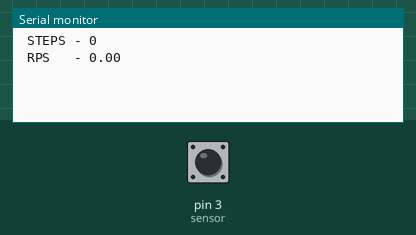
The sketch below on a simulated Arduino Uno, built with avr-gcc and run on an emulated ATmega328P. Shown: the last lines printed to the serial monitor. Inputs (shaded band) come from the test bench; at power-on: pin 3 (sensor) HIGH.

Above: at 1.2 s.
1.3 s: pin 3 (sensor) driven LOW
At 2.4 s:
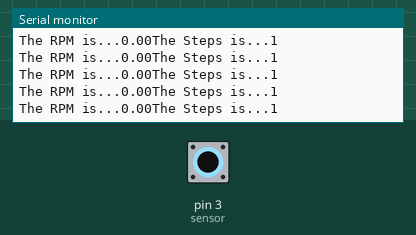
2.8 s: pin 3 (sensor) driven HIGH
At 3.2 s:
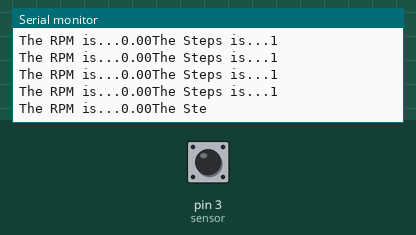
4.3 s: pin 3 (sensor) driven LOW
At 5.0 s:
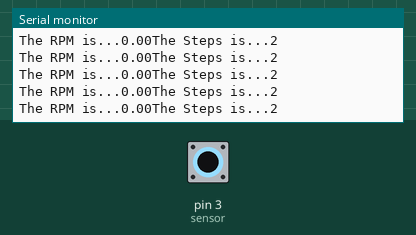
7.3 s: pin 3 (sensor) pulsed HIGH 2 times (0.12 s each, 0.3 s apart)
At 7.73 s:
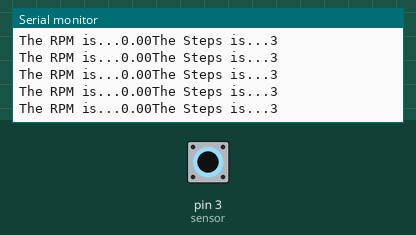
10.9 s: pin 3 (sensor) pulsed HIGH 5 times (0.12 s each, 0.3 s apart)
At 11.33 s:
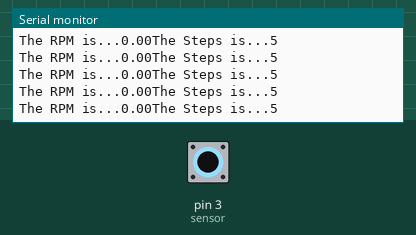
Timing chart, 0 to 13.9 s (numbered marks = the images above; inputs shaded):
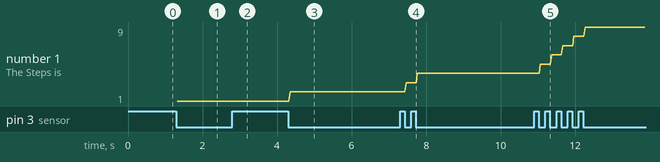

The sketch:

Test_encoder.ino
```cpp
//#include <LiquidCrystal.h>
//LiquidCrystal lcd(7, 6, 5, 4, 3, 2);
int sensor = 3;
unsigned long start_time = 0;
unsigned long end_time = 0;
int steps=0;
float steps_old=0;
float temp=0;
float rpm=0;
volatile byte pulses=0;

void setup()
{
  Serial.begin(9600);
  //lcd.begin(16, 2);
  pinMode(sensor,INPUT_PULLUP);
  //lcd.setCursor(0,0);
  Serial.println(" STEPS - 0");
  //lcd.setCursor(0,1);
  Serial.print(" RPS   - 0.00");
  pulses=0;
  rpm=0;
  steps_old=0;

}

void loop()
{
 start_time=millis();
 end_time=start_time+1000;
 while(millis()<end_time)
 {
   if(digitalRead(sensor))
   {
    steps=steps+1;
    while(digitalRead(sensor));
   }
   //lcd.setCursor(9,0);
   Serial.print("The Steps is...");
   Serial.println(steps);
   //lcd.print("   ");
//
if(millis()-steps_old>=1000){
  noInterrupts();
}
   //temp=steps-steps_old;
   //steps_old=steps;

    rpm=(60*1000/20)/(millis()-steps_old)*pulses;
    //lcd.setCursor(9,1);
    Serial.print("The RPM is...");
    Serial.print(rpm);
    //lcd.print("   ");
 }
}
```

Measured:
- after the input at 1.3 s, the serial monitor: prints a new line at once (image 1)
- after the input at 2.8 s, the serial monitor: prints a new line at once (image 2)
- after the input at 4.3 s, the serial monitor: prints a new line at once (image 3)
- after the input at 7.3 s, the serial monitor: prints a new line after 0.17 s (image 4)
- after the input at 10.9 s, the serial monitor: prints a new line after 0.17 s (image 5)
- plotted number 1: 1 → 2 after the input at 4.3 s, 2 → 4 after the input at 7.3 s, 4 → 9 after the input at 10.9 s
